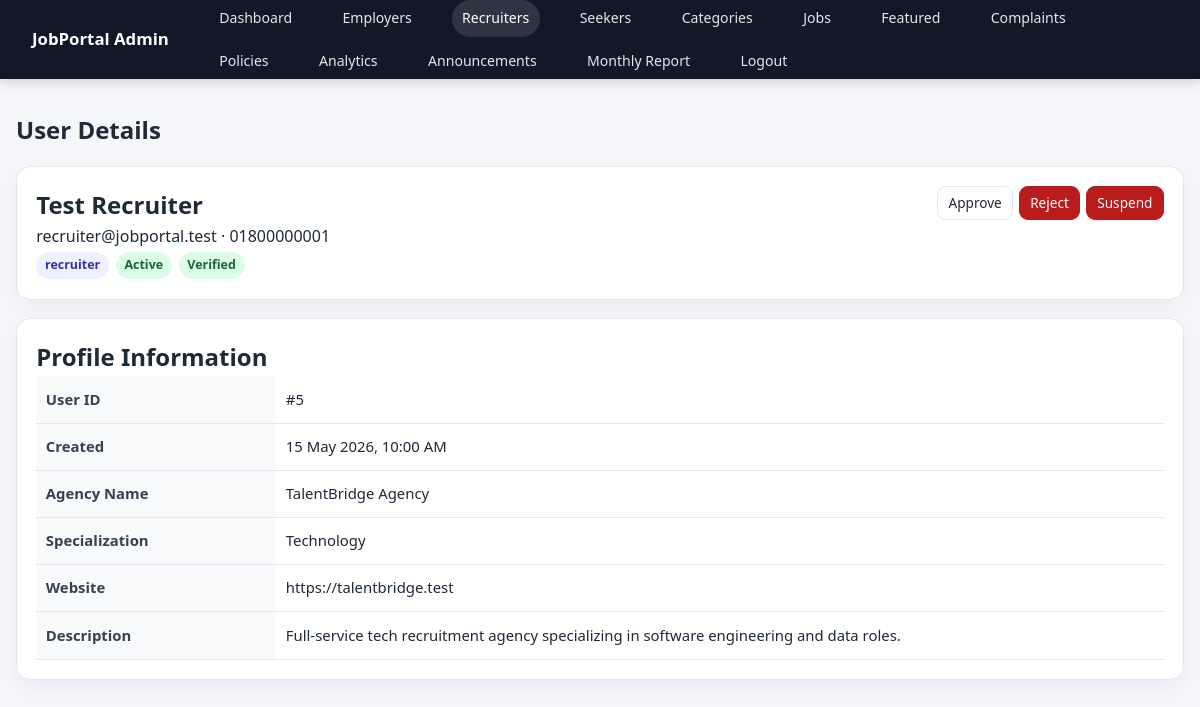
The page /admin/index.php?action=userView&id=5 (signed in) on the database its author committed.
### tables this page shows
CREATE TABLE `recruiter_profiles` (
  `id` int(11) NOT NULL,
  `user_id` int(11) NOT NULL,
  `agency_name` varchar(150) NOT NULL,
  `specialization` varchar(150) DEFAULT NULL,
  `description` text DEFAULT NULL,
  `website` varchar(255) DEFAULT NULL
);

CREATE TABLE `users` (
  `id` int(11) NOT NULL,
  `name` varchar(100) NOT NULL,
  `email` varchar(100) NOT NULL,
  `password_hash` varchar(255) NOT NULL,
  `phone` varchar(20) DEFAULT NULL,
  `role` enum('seeker','employer','recruiter','admin') NOT NULL,
  `profile_pic` varchar(255) DEFAULT NULL,
  `is_active` tinyint(1) DEFAULT 1,
  `is_verified` tinyint(1) DEFAULT 0,
  `created_at` timestamp NOT NULL DEFAULT current_timestamp()
);

### admin/index.php (called while the page is built)
<?php
require_once __DIR__ . '/controllers/AdminController.php';
$action = $_GET['action'] ?? 'dashboard';
$controller = new AdminController();
$controller->dispatch($action);
?>

### admin/helpers/view.php (called while the page is built, shortened)
<?php
function e($value) {
    return htmlspecialchars((string)($value ?? ''), ENT_QUOTES, 'UTF-8');
}
function active_class($current, $expected) {
    return $current === $expected ? 'class="active"' : '';
}
function fmt_datetime($value) {
    return date('d M Y, h:i A', strtotime($value));
}
?>

### admin/models/AdminModel.php (called while the page is built, shortened)
<?php
require_once __DIR__ . '/../config/db.php';
class AdminModel {
    private mysqli $conn;
    public function __construct() {
        global $conn;
        $this->conn = $conn;
    }
    private function stmt(string $sql, string $types = '', array $params = []): mysqli_stmt {
        $stmt = $this->conn->prepare($sql);
        if ($types !== '') {
            $refs = [];
            foreach ($params as $key => $value) {
                $refs[$key] = $value;
            }
            $bind = [$types];
            foreach ($refs as $key => &$value) {
                $bind[] = &$value;
            }
            call_user_func_array([$stmt, 'bind_param'], $bind);
        }
        if (!$stmt->execute()) {
            throw new RuntimeException('SQL execute failed: ' . $stmt->error);
        }
        return $stmt;
    }
    private function rows(string $sql, string $types = '', array $params = []): array {
        $stmt = $this->stmt($sql, $types, $params);
        $result = $stmt->get_result();
        return $result ? $result->fetch_all(MYSQLI_ASSOC) : [];
    }
    private function row(string $sql, string $types = '', array $params = []): ?array {
        $rows = $this->rows($sql, $types, $params);
        return $rows[0] ?? null;
    }
    public function getUserDetails(int $userId): ?array {
        return $this->row(
            "SELECT u.*, ep.company_name, ep.industry, ep.company_size, ep.description AS company_description, ep.website AS company_website, ep.address, ep.logo_path,
                    rp.agency_name, rp.specialization, rp.description AS recruiter_description, rp.website AS recruiter_website,
                    sp.headline, sp.summary, sp.skills, sp.years_experience, sp.education_level, sp.current_salary, sp.expected_salary, sp.preferred_location, sp.resume_path
             FROM users u
             LEFT JOIN employer_profiles ep ON ep.user_id = u.id
             LEFT JOIN recruiter_profiles rp ON rp.user_id = u.id
             LEFT JOIN seeker_profiles sp ON sp.user_id = u.id
             WHERE u.id = ?
             LIMIT 1",
            'i', [$userId]
        );
    }
}
?>

### admin/views/user_view.php (the view, shortened to what this page needs)
<?php
require_once __DIR__ . '/../helpers/view.php';
?>
<!DOCTYPE html>
<html lang="en">
<head>
    <link rel="stylesheet" href="<?= e($assetBase ?? '../') ?>public/css/style.css">
    <link rel="stylesheet" href="<?= e($assetBase ?? '../') ?>public/css/admin/admin.css">
</head>
<body>
<nav class="global-nav admin-nav">
    <a href="index.php?action=dashboard" class="logo">JobPortal Admin</a>
    <div class="nav-links">
        <a href="index.php?action=dashboard" <?= active_class($activeNav ?? '', 'dashboard') ?>>Dashboard</a>
        <a href="index.php?action=employers" <?= active_class($activeNav ?? '', 'employers') ?>>Employers</a>
        <a href="index.php?action=recruiters" <?= active_class($activeNav ?? '', 'recruiters') ?>>Recruiters</a>
        <a href="index.php?action=seekers" <?= active_class($activeNav ?? '', 'seekers') ?>>Seekers</a>
        <a href="index.php?action=categories" <?= active_class($activeNav ?? '', 'categories') ?>>Categories</a>
        <a href="index.php?action=jobs" <?= active_class($activeNav ?? '', 'jobs') ?>>Jobs</a>
        <a href="index.php?action=featured" <?= active_class($activeNav ?? '', 'featured') ?>>Featured</a>
        <a href="index.php?action=complaints" <?= active_class($activeNav ?? '', 'complaints') ?>>Complaints</a>
        <a href="index.php?action=policies" <?= active_class($activeNav ?? '', 'policies') ?>>Policies</a>
        <a href="index.php?action=analytics" <?= active_class($activeNav ?? '', 'analytics') ?>>Analytics</a>
        <a href="index.php?action=announcements" <?= active_class($activeNav ?? '', 'announcements') ?>>Announcements</a>
        <a href="index.php?action=monthlyReport" <?= active_class($activeNav ?? '', 'monthly') ?>>Monthly Report</a>
        <a href="index.php?action=logout">Logout</a>
    </div>
</nav>
<main class="admin-main">
<section class="page-heading">
    <div>
        <h1>User Details</h1>
    </div>
</section>
<?php if (!empty($error)): ?>
    <div class="alert error"><?= e($error) ?></div>
<?php elseif ($user): ?>
<section class="card">
    <div class="profile-admin-header">
        <div>
            <h2><?= e($user['name']) ?></h2>
            <p><?= e($user['email']) ?> · <?= e($user['phone']) ?></p>
            <p>
                <span class="badge"><?= e($user['role']) ?></span>
                <span class="status-badge <?= (int)$user['is_active'] ? 'status-active' : 'status-rejected' ?>"><?= (int)$user['is_active'] ? 'Active' : 'Inactive' ?></span>
                <span class="status-badge <?= (int)$user['is_verified'] ? 'status-shortlisted' : 'status-reviewed' ?>"><?= (int)$user['is_verified'] ? 'Verified' : 'Unverified' ?></span>
            </p>
        </div>
        <div class="action-cell">
            <?php if ($user['role'] !== 'seeker'): ?>
                <button type="button" class="btn-sm ajax-account-action" data-user-id="<?= (int)$user['id'] ?>" data-action="approve">Approve</button>
                <button type="button" class="btn-sm btn-danger ajax-account-action" data-user-id="<?= (int)$user['id'] ?>" data-action="reject" data-needs-reason="1">Reject</button>
            <?php endif; ?>
            <?php if ((int)$user['is_active'] === 1): ?>
                <button type="button" class="btn-sm btn-danger ajax-account-action" data-user-id="<?= (int)$user['id'] ?>" data-action="suspend" data-needs-reason="1">Suspend</button>
            <?php else: ?>
                <button type="button" class="btn-sm ajax-account-action" data-user-id="<?= (int)$user['id'] ?>" data-action="reactivate">Reactivate</button>
            <?php endif; ?>
        </div>
    </div>
</section>
<section class="card">
    <h2>Profile Information</h2>
    <table class="data-table detail-table">
        <tbody>
            <tr><th>User ID</th><td>#<?= (int)$user['id'] ?></td></tr>
            <tr><th>Created</th><td><?= fmt_datetime($user['created_at']) ?></td></tr>
            <?php if ($user['role'] === 'employer'): ?>
                <tr><th>Company Name</th><td><?= e($user['company_name']) ?></td></tr>
                <tr><th>Industry</th><td><?= e($user['industry']) ?></td></tr>
                <tr><th>Company Size</th><td><?= e($user['company_size']) ?></td></tr>
                <tr><th>Website</th><td><?= e($user['company_website']) ?></td></tr>
                <tr><th>Address</th><td><?= e($user['address']) ?></td></tr>
                <tr><th>Description</th><td><?= nl2br(e($user['company_description'])) ?></td></tr>
            <?php elseif ($user['role'] === 'recruiter'): ?>
                <tr><th>Agency Name</th><td><?= e($user['agency_name']) ?></td></tr>
                <tr><th>Specialization</th><td><?= e($user['specialization']) ?></td></tr>
                <tr><th>Website</th><td><?= e($user['recruiter_website']) ?></td></tr>
                <tr><th>Description</th><td><?= nl2br(e($user['recruiter_description'])) ?></td></tr>
            <?php endif; ?>
        </tbody>
    </table>
</section>
<?php endif; ?>
</main>
</body>
</html>

### public/css/style.css (style rules this page uses)
:root { --primary-color: #2ceb25; --primary-hover: #a7f18e; --text-dark: #1f2937; --text-light: #6b7280; --bg-light: #f3f4f6; --white: #ffffff; --border-color: #e5e7eb; --danger: #ef4444; --success: #10b981; }
* { margin: 0; padding: 0; box-sizing: border-box; font-family: 'Segoe UI', Tahoma, Geneva, Verdana, sans-serif; }
body { background-color: var(--bg-light); color: var(--text-dark); line-height: 1.6; }
.global-nav { background-color: var(--white); box-shadow: 0 2px 4px rgba(0,0,0,0.1); padding: 1rem 5%; display: flex; justify-content: space-between; align-items: center; position: sticky; top: 0; z-index: 100; }
.global-nav .logo { font-size: 1.5rem; font-weight: bold; color: var(--primary-color); text-decoration: none; }
.global-nav .nav-links a { text-decoration: none; color: var(--text-dark); margin-left: 1.5rem; transition: color 0.3s ease; }
.card { background-color: var(--white); border-radius: 8px; padding: 2rem; box-shadow: 0 4px 6px rgba(0,0,0,0.05); border: 1px solid var(--border-color); margin-bottom: 1.5rem; }

### public/css/admin/admin.css (style rules this page uses)
:root { --admin-bg: #f6f7fb; --admin-card: #ffffff; --admin-text: #1f2937; --admin-muted: #6b7280; --admin-border: #e5e7eb; --admin-primary: #166534; --admin-primary-hover: #14532d; --admin-danger: #b91c1c; --admin-warn: #92400e; --admin-info: #1d4ed8; --admin-radius: 14px; }
body { background: var(--admin-bg); color: var(--admin-text); font-family: Arial, Helvetica, sans-serif; margin: 0; }
a { color: var(--admin-primary); text-decoration: none; }
.global-nav.admin-nav { display: flex; align-items: center; gap: 1rem; background: #111827; color: #fff; min-height: 58px; padding: 0 2rem; box-shadow: 0 2px 12px rgba(17,24,39,.2); position: sticky; top: 0; z-index: 10; }
.admin-nav .logo { color: #fff; font-weight: 800; font-size: 1.05rem; white-space: nowrap; }
.admin-nav .nav-links { display: flex; align-items: center; gap: .35rem; flex-wrap: wrap; }
.admin-nav .nav-links a { color: #e5e7eb; padding: .45rem .65rem; border-radius: 999px; font-size: .88rem; }
.admin-nav .nav-links a:hover, .admin-nav .nav-links a.active { background: rgba(255,255,255,.12); color: #fff; text-decoration: none; }
.admin-main { width: min(1220px, calc(100% - 2rem)); margin: 2rem auto; }
.page-heading { display: flex; justify-content: space-between; align-items: flex-start; gap: 1rem; margin-bottom: 1rem; }
.page-heading h1, .card h1, .card h2, .card h3 { margin-top: 0; }
.card { background: var(--admin-card); border: 1px solid var(--admin-border); border-radius: var(--admin-radius); box-shadow: 0 8px 24px rgba(15, 23, 42, .05); padding: 1.2rem; margin-bottom: 1.1rem; }
.data-table { width: 100%; border-collapse: collapse; font-size: .93rem; }
.data-table th, .data-table td { border-bottom: 1px solid var(--admin-border); padding: .7rem .6rem; text-align: left; vertical-align: top; }
.data-table th { background: #f9fafb; color: #374151; font-weight: 700; }
.detail-table th { width: 240px; }
.btn-sm { display: inline-block; border: 1px solid var(--admin-border); background: #fff; color: var(--admin-text); padding: .4rem .65rem; border-radius: 9px; cursor: pointer; font-size: .85rem; }
.btn-danger { background: var(--admin-danger); color: #fff; border-color: var(--admin-danger); }
.action-cell { display: flex; flex-wrap: wrap; gap: .35rem; }
.badge, .status-badge { display: inline-block; padding: .22rem .55rem; border-radius: 999px; font-size: .78rem; font-weight: 700; background: #eef2ff; color: #3730a3; margin: .1rem .15rem .1rem 0; }
.status-active, .status-shortlisted, .status-open, .status-active { background: #dcfce7; color: #166534; }
.profile-admin-header { display: flex; justify-content: space-between; gap: 1rem; align-items: flex-start; }

### rows shown on the page
recruiter_profiles: user.name "Test Recruiter", user.email "recruiter@jobportal.test", user.phone "01800000001", user.role "recruiter", user "5", user.created_at "15 May 2026, 10:00 AM", agency_name "TalentBridge Agency", specialization "Technology", website "https://talentbridge.test", description "Full-service tech recruitment agency specializing in software engineering and data roles."
